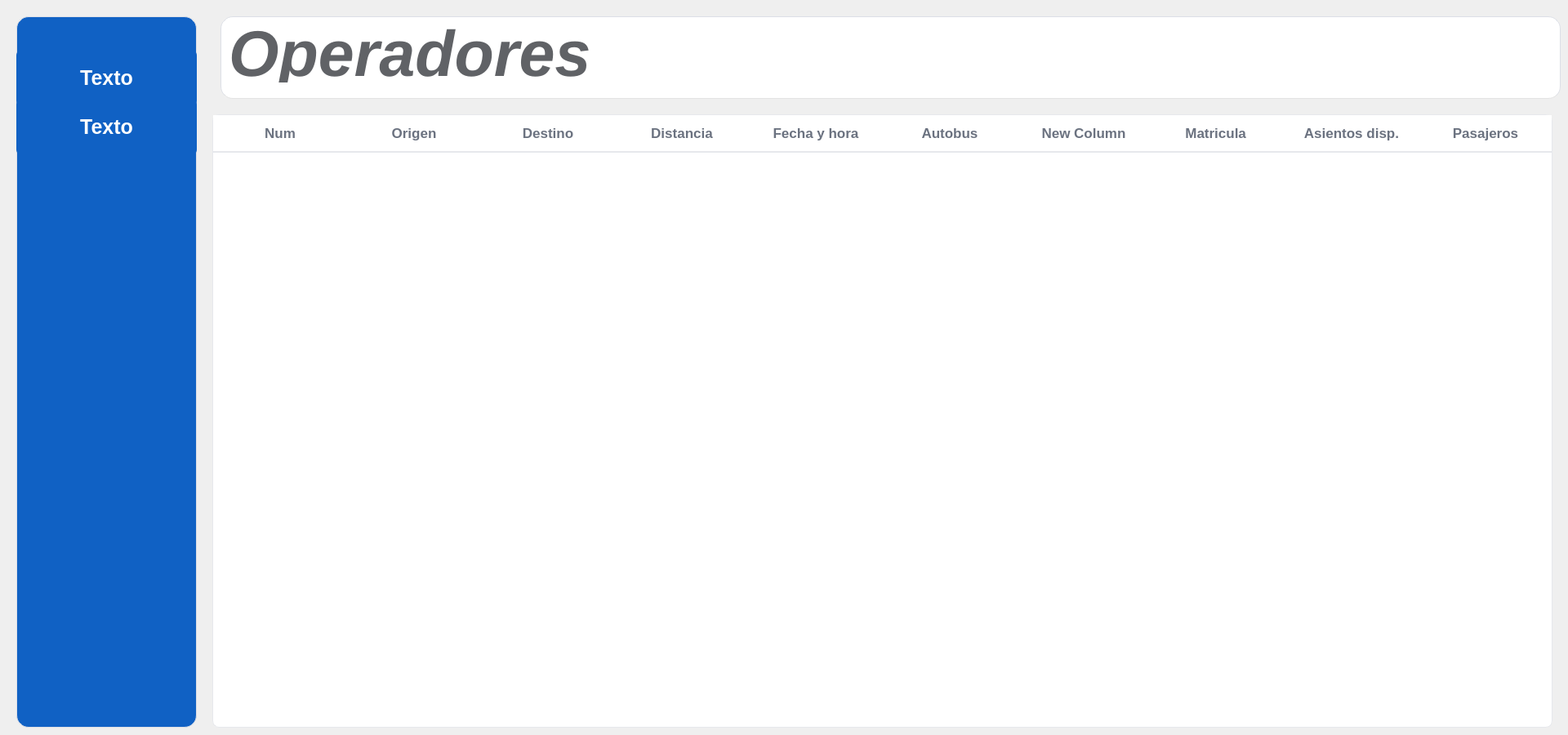
    <widget class="QWidget" name="pagina_operadores">
     <widget class="QWidget" name="widget_opbotones_4" native="true">
      <property name="geometry">
       <rect>
        <x>20</x>
        <y>20</y>
        <width>221</width>
        <height>871</height>
       </rect>
      </property>
      <property name="styleSheet">
       <string notr="true">

background-color: #1061C4;
border: 1px solid #dcdfe6;
border-radius: 15px;
gridline-color: #e0e0e0;
outline: none;
color: #606266;

</string>
      </property>
      <widget class="QPushButton" name="boton_ejemplo_9">
       <property name="geometry">
        <rect>
         <x>0</x>
         <y>40</y>
         <width>221</width>
         <height>71</height>
        </rect>
       </property>
       <property name="font">
        <font>
         <pointsize>-1</pointsize>
         <bold>true</bold>
        </font>
       </property>
       <property name="styleSheet">
        <string notr="true">QPushButton{
	background: #1061C4;
	color:WHITE;
	border:none;
	border-radius: 8px;
	font-weight: bold;
	font-size: 25px;
}

QPushButton:hover {
    background-color: #0D4FAB;    
}

QPushButton:pressed {
    background-color: #0A3F8A;     
}</string>
       </property>
       <property name="text">
        <string>Texto</string>
       </property>
       <property name="iconSize">
        <size>
         <width>30</width>
         <height>30</height>
        </size>
       </property>
      </widget>
      <widget class="QPushButton" name="boton_ejemplo_10">
       <property name="geometry">
        <rect>
         <x>0</x>
         <y>100</y>
         <width>221</width>
         <height>71</height>
        </rect>
       </property>
       <property name="font">
        <font>
         <pointsize>-1</pointsize>
         <bold>true</bold>
        </font>
       </property>
       <property name="styleSheet">
        <string notr="true">QPushButton{
	background: #1061C4;
	color:WHITE;
	border:none;
	border-radius: 8px;
	font-weight: bold;
	font-size: 25px;
}

QPushButton:hover {
    background-color: #0D4FAB;    
}

QPushButton:pressed {
    background-color: #0A3F8A;     
}</string>
       </property>
       <property name="text">
        <string>Texto</string>
       </property>
       <property name="iconSize">
        <size>
         <width>30</width>
         <height>30</height>
        </size>
       </property>
      </widget>
     </widget>
     <widget class="QWidget" name="widget_opfiltro_4" native="true">
      <property name="geometry">
       <rect>
        <x>270</x>
        <y>20</y>
        <width>1641</width>
        <height>101</height>
       </rect>
      </property>
      <property name="styleSheet">
       <string notr="true">background-color: #ffffff;
border: 1px solid #dcdfe6;
border-radius: 15px;
gridline-color: #e0e0e0;
outline: none;
color: #606266;
border-radius: 15px;
border-bottom: 1px solid #E3E3E3;

</string>
      </property>
      <widget class="QLabel" name="label_estatico_operadores_4">
       <property name="geometry">
        <rect>
         <x>10</x>
         <y>10</y>
         <width>551</width>
         <height>71</height>
        </rect>
       </property>
       <property name="font">
        <font>
         <pointsize>59</pointsize>
         <italic>true</italic>
         <bold>true</bold>
        </font>
       </property>
       <property name="styleSheet">
        <string notr="true">border:none

</string>
       </property>
       <property name="text">
        <string>Operadores</string>
       </property>
      </widget>
     </widget>
     <widget class="QTableWidget" name="QtableWidget_corridas_4">
      <property name="geometry">
       <rect>
        <x>260</x>
        <y>140</y>
        <width>1641</width>
        <height>751</height>
       </rect>
      </property>
      <property name="font">
       <font>
        <pointsize>-1</pointsize>
        <bold>true</bold>
       </font>
      </property>
      <property name="layoutDirection">
       <enum>Qt::LayoutDirection::LeftToRight</enum>
      </property>
      <property name="styleSheet">
       <string notr="true">QTableView {
    background: #ffffff;
    border: 1px solid #e6e8ec;
    border-radius: 8px;
    gridline-color: #f1f1f3;
    selection-background-color: #e8f0fe;
    selection-color: #1a1a1a;
    font-size: 14px;
    color: #333;
    alternate-background-color: #fafbff;
    show-grid: false;
}

QTableView::item {
    padding: 8px 12px;
    border: 0px;
}

QTableView::item:hover {
    background: #f5f8ff;
}

QTableView::item:selected {
    background: #e2edff;
    color: #1a1a1a;
}

QHeaderView::section {
    background: #ffffff;
    color: #6b7280;
    padding: 10px 12px;
    border: 0;
    border-bottom: 2px solid #e6e8ec;
    font-size: 17px;
    font-weight: 600;
}

QHeaderView::section:hover {
    background: #f7f9fc;
}

QHeaderView {
    background: #ffffff;
    border: 0;
}

QTableView::indicator {
    width: 18px;
    height: 18px;
}

QHeaderView::section:first {
    border-top-left-radius: 15px;
}

QHeaderView::section:last {
    border-top-right-radius: 15px;
}

QScrollBar:vertical {
    background: transparent;
    width: 10px;
    margin: 0px;
}

QScrollBar::handle:vertical {
    background: #cfd3da;
    min-height: 25px;
    border-radius: 5px;
}

QScrollBar::handle:vertical:hover {
    background: #b5bac4;
}

QScrollBar::add-line,
QScrollBar::sub-line {
    background: none;
    height: 0px;
}
</string>
      </property>
      <property name="horizontalScrollBarPolicy">
       <enum>Qt::ScrollBarPolicy::ScrollBarAlwaysOff</enum>
      </property>
      <property name="sizeAdjustPolicy">
       <enum>QAbstractScrollArea::SizeAdjustPolicy::AdjustIgnored</enum>
      </property>
      <attribute name="horizontalHeaderVisible">
       <bool>true</bool>
      </attribute>
      <attribute name="horizontalHeaderCascadingSectionResizes">
       <bool>false</bool>
      </attribute>
      <attribute name="horizontalHeaderDefaultSectionSize">
       <number>164</number>
      </attribute>
      <attribute name="horizontalHeaderHighlightSections">
       <bool>false</bool>
      </attribute>
      <column>
       <property name="text">
        <string>Num</string>
       </property>
       <property name="font">
        <font>
         <bold>true</bold>
        </font>
       </property>
      </column>
      <column>
       <property name="text">
        <string>Origen</string>
       </property>
       <property name="font">
        <font>
         <bold>true</bold>
        </font>
       </property>
      </column>
      <column>
       <property name="text">
        <string>Destino</string>
       </property>
       <property name="font">
        <font>
         <bold>true</bold>
        </font>
       </property>
      </column>
      <column>
       <property name="text">
        <string>Distancia</string>
       </property>
       <property name="font">
        <font>
         <bold>true</bold>
        </font>
       </property>
      </column>
      <column>
       <property name="text">
        <string>Fecha y hora</string>
       </property>
       <property name="font">
        <font>
         <bold>true</bold>
        </font>
       </property>
      </column>
      <column>
       <property name="text">
        <string>Autobus</string>
       </property>
       <property name="font">
        <font>
         <bold>true</bold>
        </font>
       </property>
      </column>
      <column>
       <property name="text">
        <string>New Column</string>
       </property>
      </column>
      <column>
       <property name="text">
        <string>Matricula </string>
       </property>
       <property name="font">
        <font>
         <bold>true</bold>
        </font>
       </property>
      </column>
      <column>
       <property name="text">
        <string>Asientos disp.</string>
       </property>
       <property name="font">
        <font>
         <bold>true</bold>
        </font>
       </property>
      </column>
      <column>
       <property name="text">
        <string>Pasajeros</string>
       </property>
       <property name="font">
        <font>
         <bold>true</bold>
        </font>
       </property>
      </column>
     </widget>
    </widget>
